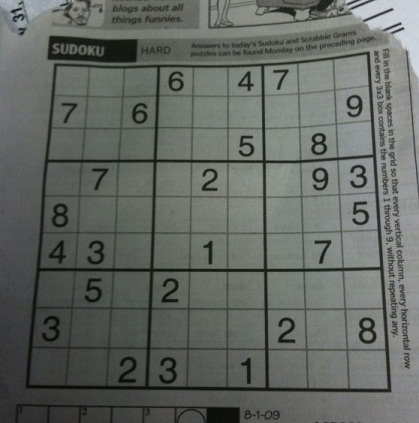
#> input picture edgedetect/assets/sudoku.jpg, 419 x 423 px
$ python sobel_01.py   (older library calls are emulated)
#> lines starting #> are read from the running program, lines starting #| are printed output that depends on the picture
import numpy as np
import cv2
import matplotlib.pyplot as plt

img = cv2.imread("assets/sudoku.jpg", 0)
#> img: shape (423, 419); min 5, max 218, mean 101.9
img = cv2.medianBlur(img, 5)
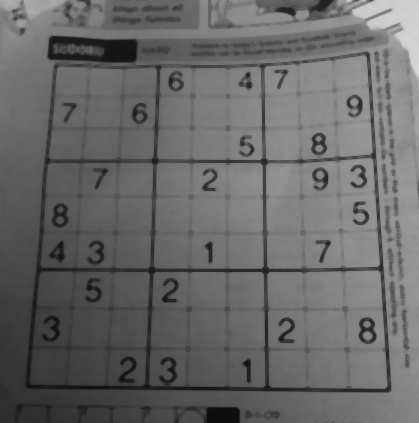
#> img: shape (423, 419); min 12, max 214, mean 103.7
img = cv2.GaussianBlur(img, (7, 7), 0)
cv2.imshow("Image", img)
cv2.waitKey(0)

gradient_x = cv2.Sobel(img, cv2.CV_64F, 1, 0, ksize=3)
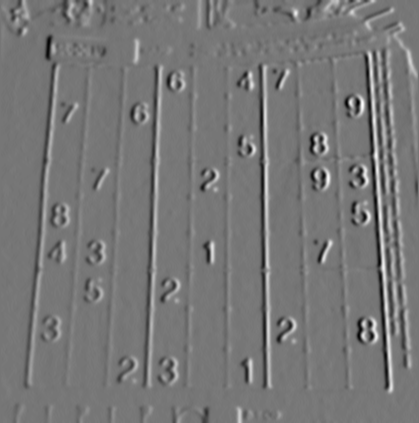
#> gradient_x: shape (423, 419) float64; min -177, max 204, mean 1.3; drawn with min black and max white
gradient_y = cv2.Sobel(img, cv2.CV_64F, 0, 1, ksize=3)
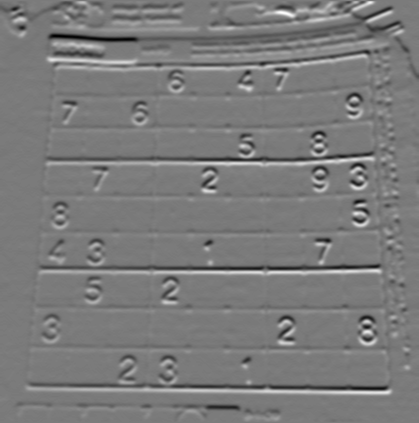
#> gradient_y: shape (423, 419) float64; min -186, max 197, mean -1; drawn with min black and max white
print(f"Range: {np.min(gradient_x)} | {np.max(gradient_x)}")
#| Range: -177.0 | 204.0

gradient_x = np.uint8(np.absolute(gradient_x))
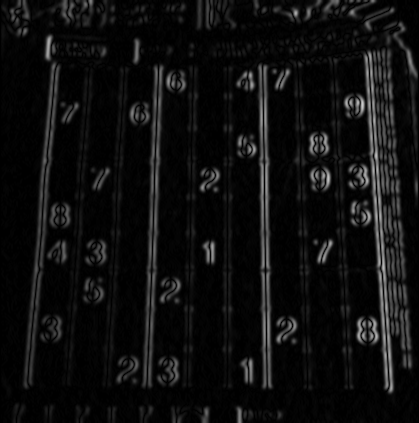
#> gradient_x: shape (423, 419); min 0, max 204, mean 14.6
gradient_y = np.uint8(np.absolute(gradient_y))
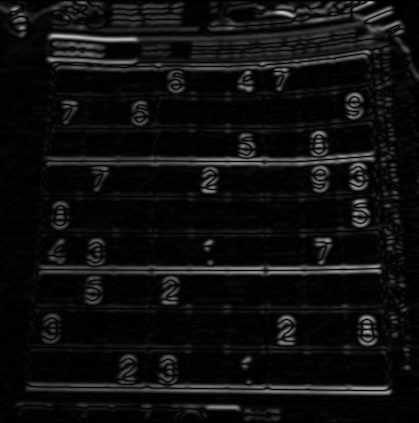
#> gradient_y: shape (423, 419); min 0, max 197, mean 14.8
print(f"Range uint8: {np.min(gradient_x)} | {np.max(gradient_x)}")
#| Range uint8: 0 | 204

cv2.imshow("Gradient X", gradient_x)
cv2.waitKey(0)
cv2.imshow("Gradient Y", gradient_y)
cv2.waitKey(0)

# plt.imshow(gradient_x, cmap="gray")
# plt.show()

$ run again, with edgedetect/assets/sarpi.jpg copied over edgedetect/assets/sudoku.jpg
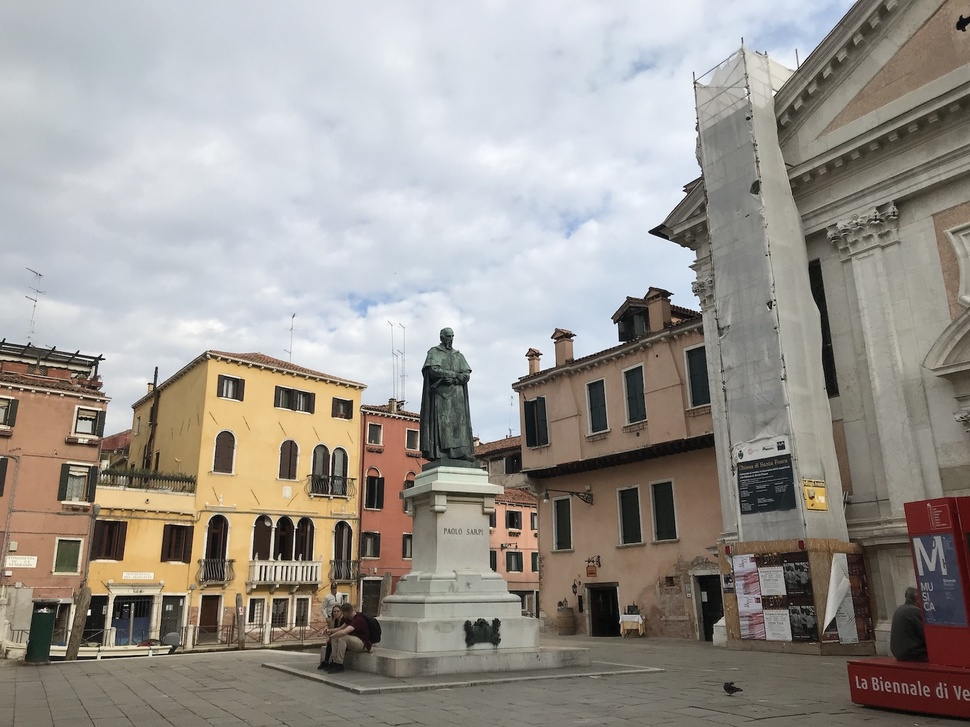
#> input picture edgedetect/assets/sarpi.jpg, 970 x 727 px, shrunk from 1500 x 1125 before the run
#> `gradient_y = cv2.Sobel(img, cv2.CV_64F, 0, 1, ksize=3)`:
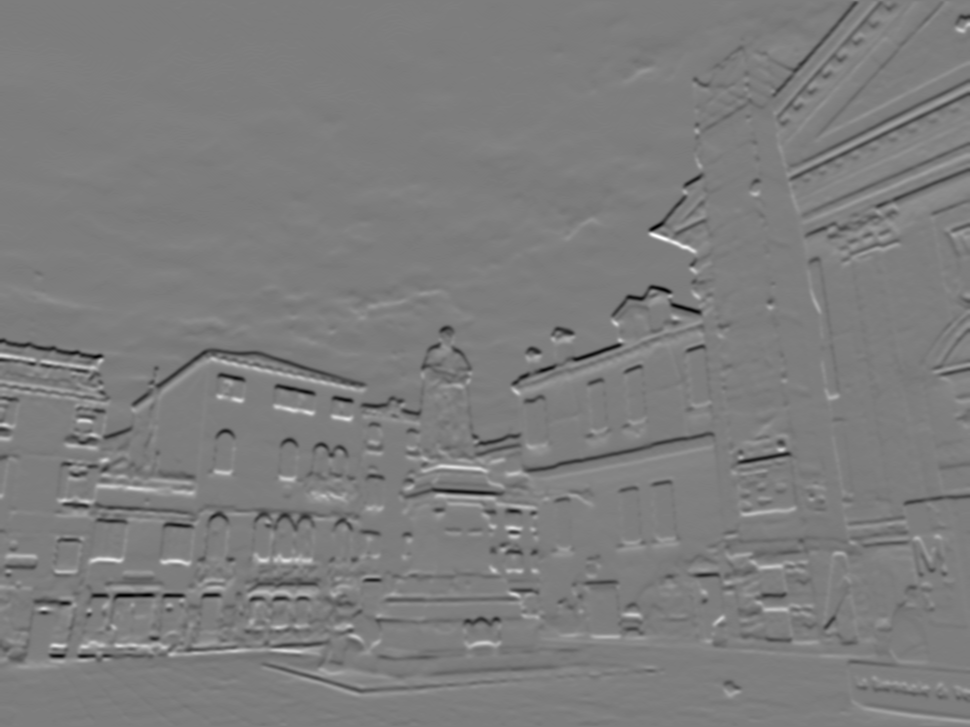
#> gradient_y: shape (727, 970) float64; min -360, max 370, mean -1.1; drawn with min black and max white
#| Range: -387.0 | 354.0
#> `gradient_y = np.uint8(np.absolute(gradient_y))`:
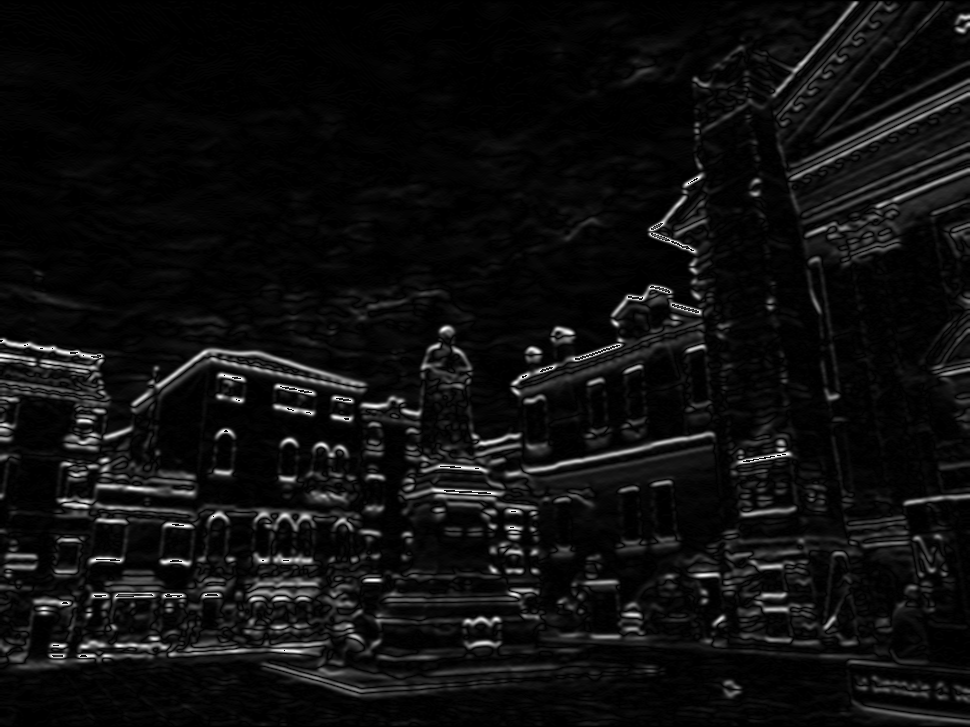
#> gradient_y: shape (727, 970); min 0, max 255, mean 14.9
#| Range uint8: 0 | 255
